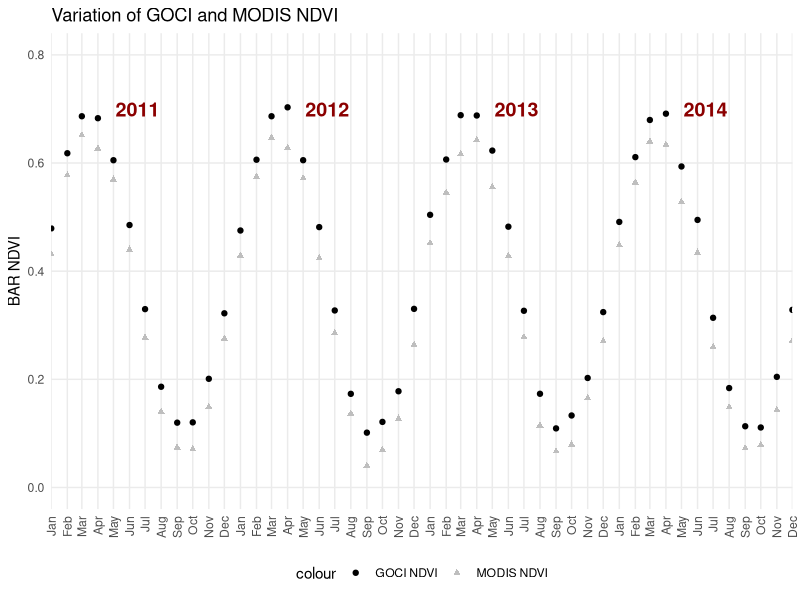

Reproduce this figure in R.
# Load required libraries
library(ggplot2)
library(lubridate)
library(dplyr)

# Generate example data  
set.seed(123)
dates <- seq(as.Date("2011-01-01"), as.Date("2014-12-31"), by = "day")
n <- length(dates)

# Create seasonal pattern for NDVI  
season_pattern <- sin(2 * pi * (1:n) / 365) * 0.3 + 0.4  

# Generate NDVI data with seasonal patterns and some noise  
data <- data.frame(
  Day = dates,
  GOCI_NDVI = pmax(0, pmin(0.8, season_pattern + rnorm(n, 0, 0.05))),
  MODIS_NDVI = pmax(0, pmin(0.8, season_pattern + rnorm(n, 0, 0.07) - 0.05))
)

# Extract Year and Month for custom x-axis
data$Year <- factor(year(data$Day))  # Convert Year to factor
data$Month <- factor(month(data$Day, label = TRUE, abbr = TRUE), 
                     levels = month.abb)  # Month as ordered factor

# Create a summarized dataset for plotting (Include NDVI averages!)
data_summary <- data %>%
  group_by(Year, Month) %>%
  summarise(Day = min(Day),  
            Avg_GOCI_NDVI = mean(GOCI_NDVI),  
            Avg_MODIS_NDVI = mean(MODIS_NDVI),  
            .groups = "drop")

# Find midpoints for each year (to position the year labels inside the plot)
year_midpoints <- data_summary %>%
  group_by(Year) %>%
  summarise(Midpoint = mean(Day), .groups = "drop")

# Plot - NDVI with Points, Month on top & Year inside the plot
ggplot(data_summary, aes(x = Day)) +
  geom_point(aes(y = Avg_GOCI_NDVI, color = "GOCI NDVI"), size = 1.5) +
  geom_point(aes(y = Avg_MODIS_NDVI, color = "MODIS NDVI"), size = 1.5, shape = 17) +
  scale_y_continuous(
    name = "BAR NDVI",
    limits = c(0, 0.8)
  ) +
  scale_x_date(
    breaks = data_summary$Day,
    labels = format(data_summary$Day, "%b"),
    expand = c(0, 0)
  ) +
  labs(title = "Variation of GOCI and MODIS NDVI", x = NULL) +
  theme_minimal() +
  scale_color_manual(values = c("GOCI NDVI" = "black", "MODIS NDVI" = "gray")) +
  theme(
    legend.position = "bottom",
    axis.text.x = element_text(angle = 90, vjust = 0.5, hjust = 1),
    axis.ticks.x = element_blank(),
    panel.grid.minor = element_blank()
  ) +
  # Add year labels INSIDE the plot at the midpoints
  geom_text(data = year_midpoints, aes(x = Midpoint, y = 0.7, label = Year),
            size = 5, fontface = "bold", color = "darkred")

